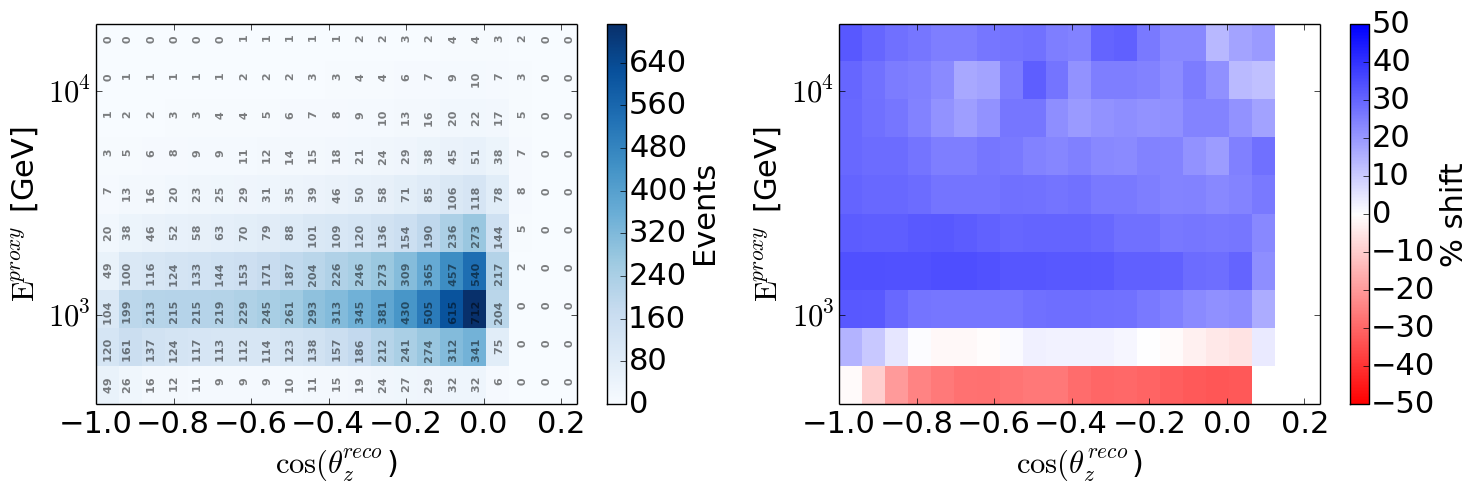

Source code (Python):
#==============================================================================
# This script plots the energy and cos(th) distributions for various systematic
#     sets. We also show how the change between a systematic compared to the
#     nominal distribution.
#
#==============================================================================

# The systematic arrays below describe the detector response. We convolute the
#     array with the bin averaged flux to determine the number of events in a
#     given energy/cos(th) bin.

import numpy as np
import tables
import pylab
import sys

font = {'weight': 200,
        'size':   22}
pylab.rc('font', **font)

# Set variable for the nominal detector response arrays:
nomArray = '../../systematics_response_arrays/nufsgen_nominal_response_array.h5'

# Set variables for the detector response arrays:
sysArray1 = '../../systematics_response_arrays/nufsgen_dom_eff_1_1979_response_array.h5'
sysArray2 = '../../systematics_response_arrays/nufsgen_dom_eff_1_089_response_array.h5'
sysArray3 = '../../systematics_response_arrays/nufsgen_dom_eff_0_95_response_array.h5'
sysArray4 = '../../systematics_response_arrays/nufsgen_dom_eff_0_90_response_array.h5'
sysArray5 = '../../systematics_response_arrays/nufsgen_spicemie_icevariant2_response_array.h5'
sysArray6 = '../../systematics_response_arrays/nufsgen_spicemie_icevariant1_response_array.h5'
sysArray7 = '../../systematics_response_arrays/nufsgen_noholeice_response_array.h5'
sysArray8 = '../../systematics_response_arrays/nufsgen_spicelea_response_array.h5'

# Set up variables for the flux models
fluxArray1 = '../../atmospheric_flux/averaged/CombinedGHandHG_H3a_QGSJET-II-04.h5'
fluxArray2 = '../../atmospheric_flux/averaged/CombinedGHandHG_H3a_SIBYLL2.3_rc1_pl.h5'
fluxArray3 = '../../atmospheric_flux/averaged/HondaGaisser.h5'
fluxArray4 = '../../atmospheric_flux/averaged/PolyGonato_QGSJET-II-04.h5'
fluxArray5 = '../../atmospheric_flux/averaged/PolyGonato_SIBYLL2.3_rc1_pl.h5'
fluxArray6 = '../../atmospheric_flux/averaged/ZatsepinSokolskaya_pamela_QGSJET-II-04.h5'
fluxArray7 = '../../atmospheric_flux/averaged/ZatsepinSokolskaya_pamela_SIBYLL2.3_rc1_pl.h5'

# Create a class to import the data from the detector response arrays.
class sysData():
    def __init__(self,infile):
        h5_f=tables.open_file(infile,'r')
        self.name = infile.split('/')[-1]
        self.antineutrino_response_array = h5_f.root.antineutrino_response_array.read()
        self.neutrino_response_array = h5_f.root.neutrino_response_array.read()
        self.costh_bin_edges = h5_f.root.costh_bin_edges.read()
        self.proxy_energy_bin_edges = h5_f.root.proxy_energy_bin_edges.read()
        self.true_energy_bin_edges = h5_f.root.true_energy_bin_edges.read()
        h5_f.close()
# Create a class to read the data from the flux files.
class atmData():
    def __init__(self,infile):
        h5_f=tables.open_file(infile,'r')
        self.name = infile.split('/')[-1]
        self.average_flux_nu_kaon = h5_f.root.average_flux_nu_kaon.read()
        self.average_flux_nu_pion = h5_f.root.average_flux_nu_pion.read()
        self.average_flux_nubar_kaon = h5_f.root.average_flux_nubar_kaon.read()
        self.average_flux_nubar_pion = h5_f.root.average_flux_nubar_pion.read()
        self.costh_reco_bin_edges = h5_f.root.costh_reco_bin_edges.read()
        self.e_true_bin_edges = h5_f.root.e_true_bin_edges.read()
        h5_f.close()

# These variables let you choose what you want to compare. For example, if you
# want to look at the number of events in a bin using a 1.1979 DOM
# efficiency, use sysArray1. We also compare the deistribution to the
# nominal detector response function called nomArray.
systematicArray = sysData(sysArray2)
nominalArray = sysData(nomArray)
# The fluxArray variable lets you select which flux model you want to usechoose
# the flux model you are interested in:
fluxArray = atmData(fluxArray4)

# This function convolves the response array and the flux array to give the
# number of events in a given mu_e and cth bin
def Convolve(sys_array,flux_array):
    flux = np.zeros((21,10))
    for i in range(21):
        energyArray = np.zeros(10)
        for j in range(200):
            energyArray += np.multiply(sys_array[:,i,j],flux_array[i,j])
        flux[i] = energyArray
    return flux

# This class is used to sum up the kaon and pion neutrino fluxes, and output
# arrays we want to plot
class ConvolvedMC():
    def __init__(self,sys,flux):
    	kaon_nubar = Convolve(sys.antineutrino_response_array,flux.average_flux_nubar_kaon)
      	kaon_nu    = Convolve(sys.neutrino_response_array,flux.average_flux_nu_kaon)
      	pion_nubar = Convolve(sys.antineutrino_response_array,flux.average_flux_nubar_pion)
      	pion_nu    = Convolve(sys.neutrino_response_array,flux.average_flux_nu_pion)
      	total_bin_count = kaon_nubar + kaon_nu + pion_nu + pion_nubar
        self.counts = total_bin_count.transpose()
        self.cosZ = np.asarray(sum(total_bin_count.transpose()[i,:] for i in range(10)))
        self.energy = np.asarray(sum(total_bin_count.transpose()[:,j] for j in range(21)))
        self.costh_bin_edges = sys.costh_bin_edges
        self.proxy_energy_bin_edges = sys.proxy_energy_bin_edges
        return
#==============================================================================

# This is just a function to plot the 2D reconstructed energy versus zenith distribution.
def plot2D(output_filename,nominal_counts,counts,x_array,y_array):
        fig= pylab.figure(figsize=(15,5))
        ax1 = fig.add_subplot(1,2,1)
        ymax = np.log10(2e4)
        ymin = np.log10(4e2)
        xmax = 0.24
        xmin = -1.
        y_array = np.log10(y_array)
        y_mid = (y_array[1:] + y_array[:-1])/2
        x_mid = (x_array[1:] + x_array[:-1])/2
        yticks=[3.,4.]
        ylabels=[r"$10^{3}$",r"$10^{4}$"]
        for i in range(len(x_mid)):
            for j in range(len(y_mid)):
                pylab.annotate("{:10.0f}".format(counts[j][i]),
                               xy=(x_mid[i],y_mid[j]),
                               size=8, color='black', rotation='vertical',
                               fontweight='bold', alpha = 0.5)
        im = pylab.imshow(counts, interpolation='nearest', origin='low',
                          extent=[x_array[0], x_array[-1], y_array[0], y_array[-1]],
                          cmap='Blues', aspect='auto')
        print("Total number of events: "+str(int(np.sum(np.sum(counts)))))
        cb2 = pylab.colorbar()
        cb2.set_label(r'Events')
        pylab.xlabel(r'$\cos({\theta}_{z}^{reco}$)')
        pylab.ylabel(r'${\rm E}^{proxy}$ [GeV]')
        pylab.axis([xmin, xmax, ymin, ymax])
        pylab.yticks(yticks,ylabels)

        ax1 = fig.add_subplot(1,2,2)
        counts = np.true_divide((counts-nominal_counts),nominal_counts)*100
        im = pylab.imshow(counts, interpolation='nearest', origin='low',
                          extent=[x_array[0], x_array[-1], y_array[0], y_array[-1]],
                          cmap='bwr_r', aspect='auto')
        cb2 = pylab.colorbar()
        cb2.set_label(r'% shift')
        pylab.xlabel(r'$\cos(\theta_z^{reco}$)')
        pylab.ylabel(r'${\rm E}^{proxy}$ [GeV]')
        pylab.axis([xmin, xmax, ymin, ymax])
        pylab.yticks(yticks,ylabels)
        pylab.clim(-50,50)
        #pylab.gcf().subplots_adjust(bottom=0.15)
        pylab.tight_layout(pad=0.4, w_pad=0.5, h_pad=1.0)
        pylab.savefig(output_filename, bbox_inches='tight')
        pylab.clf()
        return

# Now we have to convolve the detector response array for the systematic with
#   the desired flux model, and the nominal detector response function with
#   the flux model.
convolvedSet = ConvolvedMC(systematicArray,fluxArray)
convolvedNom = ConvolvedMC(nominalArray,fluxArray)

# Plot the number of events in each bin given the convolved data.
sysDistribution = plot2D("2D_energy_vs_zenith_systematics.png",
                         convolvedNom.counts,convolvedSet.counts,
                         convolvedSet.costh_bin_edges,
                         convolvedSet.proxy_energy_bin_edges)
